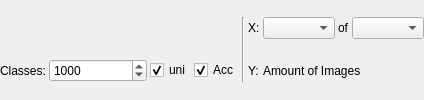
             <widget class="QWidget" name="page_PlotImg_StatHist">
              <layout class="QGridLayout" name="gridLayout_27">
               <property name="leftMargin">
                <number>0</number>
               </property>
               <property name="topMargin">
                <number>0</number>
               </property>
               <property name="rightMargin">
                <number>0</number>
               </property>
               <property name="bottomMargin">
                <number>0</number>
               </property>
               <property name="spacing">
                <number>3</number>
               </property>
               <item row="0" column="0" colspan="4">
                <spacer name="horizontalSpacer_PlotImg_StatHist">
                 <property name="orientation">
                  <enum>Qt::Horizontal</enum>
                 </property>
                 <property name="sizeType">
                  <enum>QSizePolicy::Fixed</enum>
                 </property>
                 <property name="sizeHint" stdset="0">
                  <size>
                   <width>225</width>
                   <height>17</height>
                  </size>
                 </property>
                </spacer>
               </item>
               <item row="0" column="4" rowspan="2">
                <widget class="Line" name="line_PlotImg_StatHist">
                 <property name="orientation">
                  <enum>Qt::Vertical</enum>
                 </property>
                </widget>
               </item>
               <item row="0" column="5">
                <widget class="QLabel" name="label_PlotImg_StatHist_X">
                 <property name="sizePolicy">
                  <sizepolicy hsizetype="Maximum" vsizetype="Preferred">
                   <horstretch>0</horstretch>
                   <verstretch>0</verstretch>
                  </sizepolicy>
                 </property>
                 <property name="text">
                  <string>X:</string>
                 </property>
                </widget>
               </item>
               <item row="0" column="6">
                <widget class="QComboBox" name="comboBox_PlotImg_StatHist_StatImg"/>
               </item>
               <item row="0" column="7">
                <widget class="QLabel" name="label_PlotImg_StatHist_X_Description_1">
                 <property name="sizePolicy">
                  <sizepolicy hsizetype="Maximum" vsizetype="Preferred">
                   <horstretch>0</horstretch>
                   <verstretch>0</verstretch>
                  </sizepolicy>
                 </property>
                 <property name="text">
                  <string>of</string>
                 </property>
                </widget>
               </item>
               <item row="0" column="8">
                <widget class="QComboBox" name="comboBox_PlotImg_StatHist_StatComp"/>
               </item>
               <item row="1" column="0">
                <widget class="QLabel" name="label_PlotImg_StatHist_Classes">
                 <property name="sizePolicy">
                  <sizepolicy hsizetype="Maximum" vsizetype="Preferred">
                   <horstretch>0</horstretch>
                   <verstretch>0</verstretch>
                  </sizepolicy>
                 </property>
                 <property name="text">
                  <string>Classes:</string>
                 </property>
                </widget>
               </item>
               <item row="1" column="1">
                <widget class="QSpinBox" name="spinBox_PlotImg_StatHist_Classes">
                 <property name="sizePolicy">
                  <sizepolicy hsizetype="Fixed" vsizetype="Fixed">
                   <horstretch>0</horstretch>
                   <verstretch>0</verstretch>
                  </sizepolicy>
                 </property>
                 <property name="minimumSize">
                  <size>
                   <width>98</width>
                   <height>0</height>
                  </size>
                 </property>
                 <property name="maximumSize">
                  <size>
                   <width>98</width>
                   <height>16777215</height>
                  </size>
                 </property>
                 <property name="minimum">
                  <number>1</number>
                 </property>
                 <property name="maximum">
                  <number>10000</number>
                 </property>
                 <property name="singleStep">
                  <number>10</number>
                 </property>
                 <property name="value">
                  <number>1000</number>
                 </property>
                </widget>
               </item>
               <item row="1" column="2">
                <widget class="QCheckBox" name="checkBox_PlotImg_StatHist_Uni">
                 <property name="sizePolicy">
                  <sizepolicy hsizetype="Maximum" vsizetype="Fixed">
                   <horstretch>0</horstretch>
                   <verstretch>0</verstretch>
                  </sizepolicy>
                 </property>
                 <property name="text">
                  <string>uni</string>
                 </property>
                 <property name="checked">
                  <bool>true</bool>
                 </property>
                </widget>
               </item>
               <item row="1" column="3">
                <widget class="QCheckBox" name="checkBox_PlotImg_StatHist_Acc">
                 <property name="sizePolicy">
                  <sizepolicy hsizetype="Maximum" vsizetype="Fixed">
                   <horstretch>0</horstretch>
                   <verstretch>0</verstretch>
                  </sizepolicy>
                 </property>
                 <property name="text">
                  <string>Acc</string>
                 </property>
                 <property name="checked">
                  <bool>true</bool>
                 </property>
                </widget>
               </item>
               <item row="1" column="5">
                <widget class="QLabel" name="label_PlotImg_StatHist_Y">
                 <property name="sizePolicy">
                  <sizepolicy hsizetype="Maximum" vsizetype="Preferred">
                   <horstretch>0</horstretch>
                   <verstretch>0</verstretch>
                  </sizepolicy>
                 </property>
                 <property name="text">
                  <string>Y:</string>
                 </property>
                </widget>
               </item>
               <item row="1" column="6" colspan="3">
                <widget class="QLabel" name="label_PlotImg_StatHist_Y_Description">
                 <property name="text">
                  <string>Amount of Images</string>
                 </property>
                </widget>
               </item>
              </layout>
             </widget>
